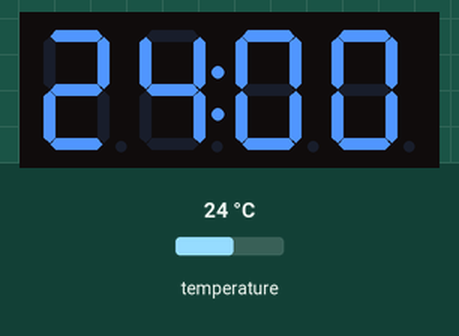
The sketch below on a simulated Arduino Uno, built with avr-gcc and run on an emulated ATmega328P. On the bench: 4-digit seven-segment display. Inputs (shaded band) come from the test bench; at power-on: temperature 24 °C.

Above: at 10.8 s.
10.9 s: temperature set to 12 °C
At 21.3 s:
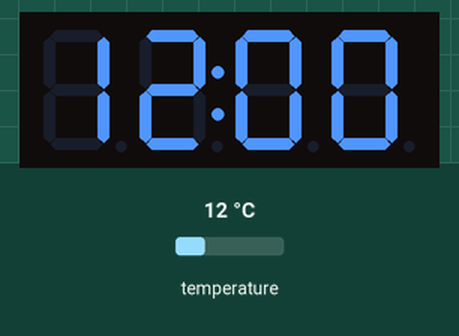
21.6 s: temperature set to 19 °C
At 30.5 s:
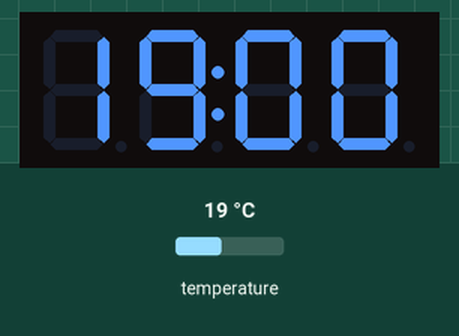
31.6 s: temperature set to 28 °C
At 40.9 s:
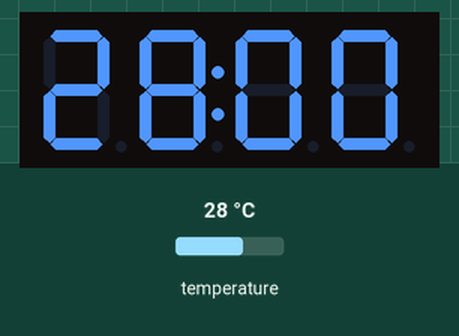
Timing chart, 0 to 42.4 s (numbered marks = the images above; inputs shaded):
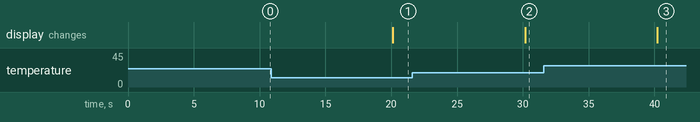

The sketch:

sketch_dec09a.ino
```cpp
#include <OneWire.h>
#include <TM1637Display.h>

int DS18S20_Pin = 2; //DS18S20 Signal pin on digital 2

//Temperature chip i/o
OneWire ds(DS18S20_Pin);  // on digital pin 2

// 7 seg display Module connection pins (Digital Pins)
#define CLK 3
#define DIO 4

TM1637Display display(CLK, DIO);

void setup(void) {
  Serial.begin(9600);
}

void loop(void) {
  float temperature = getTemp();

  display.setBrightness(0x01);

  //void TM1637Display::showNumberDecEx(int num,
  //  uint8_t dots,
  //  bool leading_zero,
  //  uint8_t length,
  //  uint8_t pos)
  display.showNumberDecEx(temperature * 100, (0x80 >> 1), true);
  delay(10000);

}


float getTemp(){
  //returns the temperature from one DS18S20 in DEG Celsius

  byte data[12];
  byte addr[8];

  if ( !ds.search(addr)) {
      //no more sensors on chain, reset search
      ds.reset_search();
      return -1000;
  }

  if ( OneWire::crc8( addr, 7) != addr[7]) {
      Serial.println("CRC is not valid!");
      return -1000;
  }

  if ( addr[0] != 0x10 && addr[0] != 0x28) {
      Serial.print("Device is not recognized");
      return -1000;
  }

  ds.reset();
  ds.select(addr);
  ds.write(0x44,1); // start conversion, with parasite power on at the end

  byte present = ds.reset();
  ds.select(addr);
  ds.write(0xBE); // Read Scratchpad


  for (int i = 0; i < 9; i++) { // we need 9 bytes
    data[i] = ds.read();
  }

  ds.reset_search();

  byte MSB = data[1];
  byte LSB = data[0];

  float tempRead = ((MSB << 8) | LSB); //using two's compliment
  float TemperatureSum = tempRead / 16;

  return TemperatureSum;

}
```

Measured:
- after the input at 10.9 s, the display: changes after 9.2 s (image 1)
- after the input at 21.6 s, the display: changes after 8.6 s (image 2)
- after the input at 31.6 s, the display: changes after 8.6 s (image 3)
